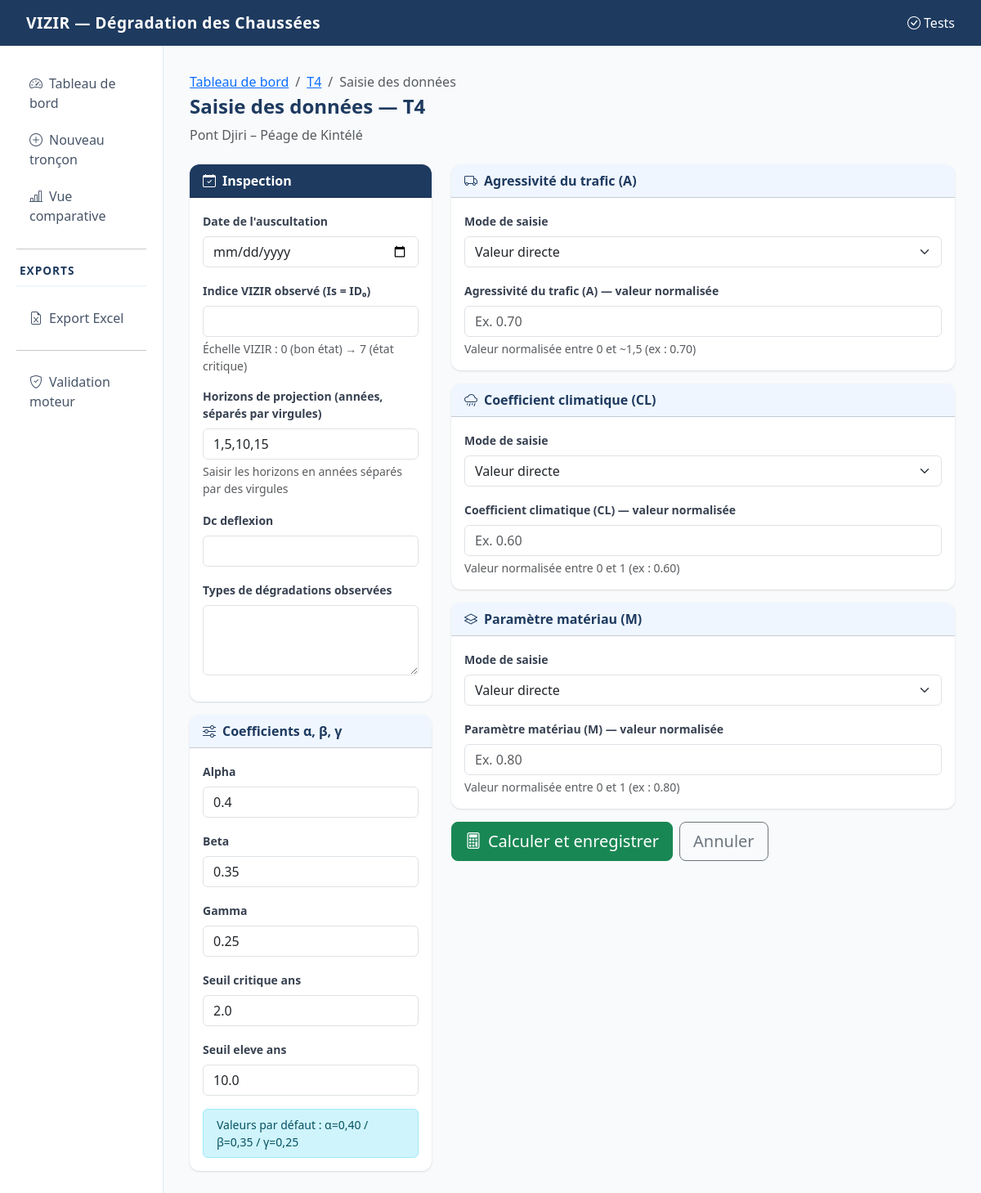
The page /troncon/4/saisie/ on the database its author committed.
### troncons/models.py (models this page shows, shortened)
class Troncon(models.Model):
    nom = models.CharField(max_length=100, verbose_name="Identifiant du tronçon")
    route = models.CharField(max_length=200, verbose_name="Nom de la route", blank=True)
    pk_debut = models.CharField(max_length=50, verbose_name="PK début", blank=True)
    pk_fin = models.CharField(max_length=50, verbose_name="PK fin", blank=True)
    longueur_m = models.FloatField(verbose_name="Longueur (m)", null=True, blank=True)
    localisation = models.CharField(max_length=300, verbose_name="Localisation / pays", blank=True)
    date_creation = models.DateTimeField(default=timezone.now)
    class Meta:
        verbose_name = "Tronçon"
        verbose_name_plural = "Tronçons"
        ordering = ['-date_creation']

class CoefficientsSimulation(models.Model):
    troncon = models.OneToOneField(Troncon, on_delete=models.CASCADE, related_name='coefficients')
    alpha = models.FloatField(default=0.40, verbose_name="α (trafic)")
    beta = models.FloatField(default=0.35, verbose_name="β (climat)")
    gamma = models.FloatField(default=0.25, verbose_name="γ (matériau)")
    seuil_critique_ans = models.FloatField(default=2.0, verbose_name="Seuil Critique (années)")
    seuil_eleve_ans = models.FloatField(default=10.0, verbose_name="Seuil Élevé (années)")
    class Meta:
        verbose_name = "Coefficients de simulation"

### troncons/views.py (the view)
# urls.py: path('troncon/<int:pk>/saisie/', views.saisie_parametres, name='saisie_parametres'),
def saisie_parametres(request, pk):
    troncon = get_object_or_404(Troncon, pk=pk)
    coeffs, _ = CoefficientsSimulation.objects.get_or_create(troncon=troncon)
    if request.method == 'POST':
        form_p = ParametresForm(request.POST)
        form_c = CoefficientsForm(request.POST, instance=coeffs)
        if form_p.is_valid() and form_c.is_valid():
            coeffs = form_c.save()
            parametres = form_p.save(commit=False)
            parametres.troncon = troncon
            parametres.save()
            A  = parametres.get_A()
            CL = parametres.get_CL()
            M  = parametres.get_M()
            horizons = form_p.cleaned_data.get('horizons', [1, 5, 10, 15])
            res = calculer_resultats(
                ID0=parametres.id0_vizir,
                A=A, CL=CL, M=M,
                alpha=coeffs.alpha, beta=coeffs.beta, gamma=coeffs.gamma,
                seuil_critique=coeffs.seuil_critique_ans,
                seuil_eleve=coeffs.seuil_eleve_ans,
                horizons=horizons,
            )
            ResultatsSimulation.objects.create(
                troncon=troncon,
                parametres=parametres,
                R=res['R'],
                contrib_trafic=res['contrib_trafic'],
                contrib_climat=res['contrib_climat'],
                contrib_materiau=res['contrib_materiau'],
                contrib_trafic_pct=res['contrib_trafic_pct'],
                contrib_climat_pct=res['contrib_climat_pct'],
                contrib_materiau_pct=res['contrib_materiau_pct'],
                facteur_dominant=res['facteur_dominant'],
                niveau_risque=res['niveau_risque'],
                t_critique_ans=res['t_critique'],
                projections_json={str(k): v for k, v in res['projections'].items()},
                recommandations='\n'.join(res['recommandations']),
                alpha_utilise=coeffs.alpha,
                beta_utilise=coeffs.beta,
                gamma_utilise=coeffs.gamma,
            )
            messages.success(request, "Calcul effectué et résultats enregistrés.")
            return redirect('troncon_detail', pk=pk)
    else:
        form_p = ParametresForm()
        form_c = CoefficientsForm(instance=coeffs)
    return render(request, 'troncons/saisie_parametres.html', {
        'troncon': troncon,
        'form_p': form_p,
        'form_c': form_c,
    })

### troncons/forms.py
class CoefficientsForm(forms.ModelForm):
    alpha  = CommaDecimalField(initial=0.40, widget=forms.NumberInput(attrs={'class': 'form-control', 'step': '0.01'}))
    beta   = CommaDecimalField(initial=0.35, widget=forms.NumberInput(attrs={'class': 'form-control', 'step': '0.01'}))
    gamma  = CommaDecimalField(initial=0.25, widget=forms.NumberInput(attrs={'class': 'form-control', 'step': '0.01'}))
    seuil_critique_ans = CommaDecimalField(initial=2.0,  widget=forms.NumberInput(attrs={'class': 'form-control', 'step': '0.5'}))
    seuil_eleve_ans    = CommaDecimalField(initial=10.0, widget=forms.NumberInput(attrs={'class': 'form-control', 'step': '0.5'}))
    class Meta:
        model = CoefficientsSimulation
        fields = ['alpha', 'beta', 'gamma', 'seuil_critique_ans', 'seuil_eleve_ans']

### troncons/templates/troncons/saisie_parametres.html (shortened to what this page needs)
{% extends 'troncons/base.html' %}
{% block content %}
<div class="mb-4">
    <nav aria-label="breadcrumb">
        <ol class="breadcrumb mb-1">
            <li class="breadcrumb-item"><a href="{% url 'dashboard' %}">Tableau de bord</a></li>
            <li class="breadcrumb-item"><a href="{% url 'troncon_detail' troncon.pk %}">{{ troncon.nom }}</a></li>
            <li class="breadcrumb-item active">Saisie des données</li>
        </ol>
    </nav>
    <h4 class="fw-bold" style="color: var(--primary)">Saisie des données — {{ troncon.nom }}</h4>
    <p class="text-muted">{{ troncon.route }}</p>
</div>
<form method="post">
<div class="row g-4">
    <div class="col-md-4">
        <div class="card">
            <div class="card-header fw-semibold" style="background: var(--primary); color: white;">
                <i class="bi bi-calendar-check me-2"></i>Inspection
            </div>
            <div class="card-body">
                <div class="mb-3">
                    <label class="form-label">{{ form_p.date_inspection.label }}</label>
                    {{ form_p.date_inspection }}
                </div>
                <div class="mb-3">
                    <label class="form-label">{{ form_p.id0_vizir.label }}</label>
                    {{ form_p.id0_vizir }}
                    <div class="form-text">Échelle VIZIR : 0 (bon état) → 7 (état critique)</div>
                </div>
                <div class="mb-3">
                    <label class="form-label">{{ form_p.horizons.label }}</label>
                    {{ form_p.horizons }}
                    <div class="form-text">{{ form_p.horizons.help_text }}</div>
                </div>
                <div class="mb-3">
                    <label class="form-label">{{ form_p.dc_deflexion.label }}</label>
                    {{ form_p.dc_deflexion }}
                </div>
                <div class="mb-3">
                    <label class="form-label">{{ form_p.degradations_observees.label }}</label>
                    {{ form_p.degradations_observees }}
                </div>
            </div>
        </div>
        <div class="card mt-3">
            <div class="card-header fw-semibold" style="background: #EFF6FF; color: var(--primary);">
                <i class="bi bi-sliders me-2"></i>Coefficients α, β, γ
            </div>
            <div class="card-body">
                {% for field in form_c %}
                <div class="mb-3">
                    <label class="form-label">{{ field.label }}</label>
                    {{ field }}
                </div>
                {% endfor %}
                <div class="alert alert-info small py-2 mb-0">
                    Valeurs par défaut : α=0,40 / β=0,35 / γ=0,25
                </div>
            </div>
        </div>
    </div>
    <div class="col-md-8">
        <div class="card mb-3">
            <div class="card-header fw-semibold" style="background: #EFF6FF; color: var(--primary);">
                <i class="bi bi-truck me-2"></i>Agressivité du trafic (A)
            </div>
            <div class="card-body">
                <div class="mb-3">
                    <label class="form-label">Mode de saisie</label>
                    <select name="mode_A" id="id_mode_A" class="form-select">
                        <option value="direct" {% if form_p.mode_A.value == 'direct' or not form_p.mode_A.value %}selected{% endif %}>Valeur directe</option>
                    </select>
                </div>
                <div id="A-direct" class="mode-section">
                    <label class="form-label">Agressivité du trafic (A) — valeur normalisée</label>
                    {{ form_p.A }}
                    <div class="form-text">Valeur normalisée entre 0 et ~1,5 (ex : 0.70)</div>
                </div>
            </div>
        </div>
        <div class="card mb-3">
            <div class="card-header fw-semibold" style="background: #EFF6FF; color: var(--primary);">
                <i class="bi bi-cloud-rain me-2"></i>Coefficient climatique (CL)
            </div>
            <div class="card-body">
                <div class="mb-3">
                    <label class="form-label">Mode de saisie</label>
                    <select name="mode_CL" id="id_mode_CL" class="form-select">
                        <option value="direct" {% if form_p.mode_CL.value == 'direct' or not form_p.mode_CL.value %}selected{% endif %}>Valeur directe</option>
                    </select>
                </div>
                <div id="CL-direct" class="mode-section">
                    <label class="form-label">Coefficient climatique (CL) — valeur normalisée</label>
                    {{ form_p.CL }}
                    <div class="form-text">Valeur normalisée entre 0 et 1 (ex : 0.60)</div>
                </div>
            </div>
        </div>
        <div class="card mb-3">
            <div class="card-header fw-semibold" style="background: #EFF6FF; color: var(--primary);">
                <i class="bi bi-layers me-2"></i>Paramètre matériau (M)
            </div>
            <div class="card-body">
                <div class="mb-3">
                    <label class="form-label">Mode de saisie</label>
                    <select name="mode_M" id="id_mode_M" class="form-select">
                        <option value="direct" {% if form_p.mode_M.value == 'direct' or not form_p.mode_M.value %}selected{% endif %}>Valeur directe</option>
                    </select>
                </div>
                <div id="M-direct" class="mode-section">
                    <label class="form-label">Paramètre matériau (M) — valeur normalisée</label>
                    {{ form_p.M }}
                    <div class="form-text">Valeur normalisée entre 0 et 1 (ex : 0.80)</div>
                </div>
            </div>
        </div>
        <div class="d-flex gap-2 mt-2">
            <button type="submit" class="btn btn-success btn-lg">
                <i class="bi bi-calculator me-2"></i>Calculer et enregistrer
            </button>
            <a href="{% url 'troncon_detail' troncon.pk %}" class="btn btn-outline-secondary btn-lg">Annuler</a>
        </div>
    </div>
</div>
</form>
{% endblock %}

### troncons/templates/troncons/base.html (style rules this page uses)
:root { --primary: #1e3a5f; --accent: #2563EB; --danger: #DC2626; --warning: #D97706; --success: #16A34A; }
body { background: #f8fafc; font-family: 'Segoe UI', sans-serif; }
.card { border: none; border-radius: 12px; box-shadow: 0 1px 3px rgba(0,0,0,0.08), 0 1px 2px rgba(0,0,0,0.06); }
.card-header { border-radius: 12px 12px 0 0 !important; }
.form-label { font-weight: 600; font-size: 0.875rem; color: #374151; }

### troncons/templates/troncons/saisie_parametres.html (style rules this page uses)
.mode-section { display: none; }
.mode-section.active { display: block; }

### rows shown on the page
Troncon: nom "T4", route "Pont Djiri – Péage de Kintélé"
CoefficientsSimulation: form_c "0.4" "0.35" "0.25" "2.0" "10.0"

### other values the page prints
{{ field.label }} "Alpha" "Beta" "Gamma" "Seuil critique ans" "Seuil eleve ans"
